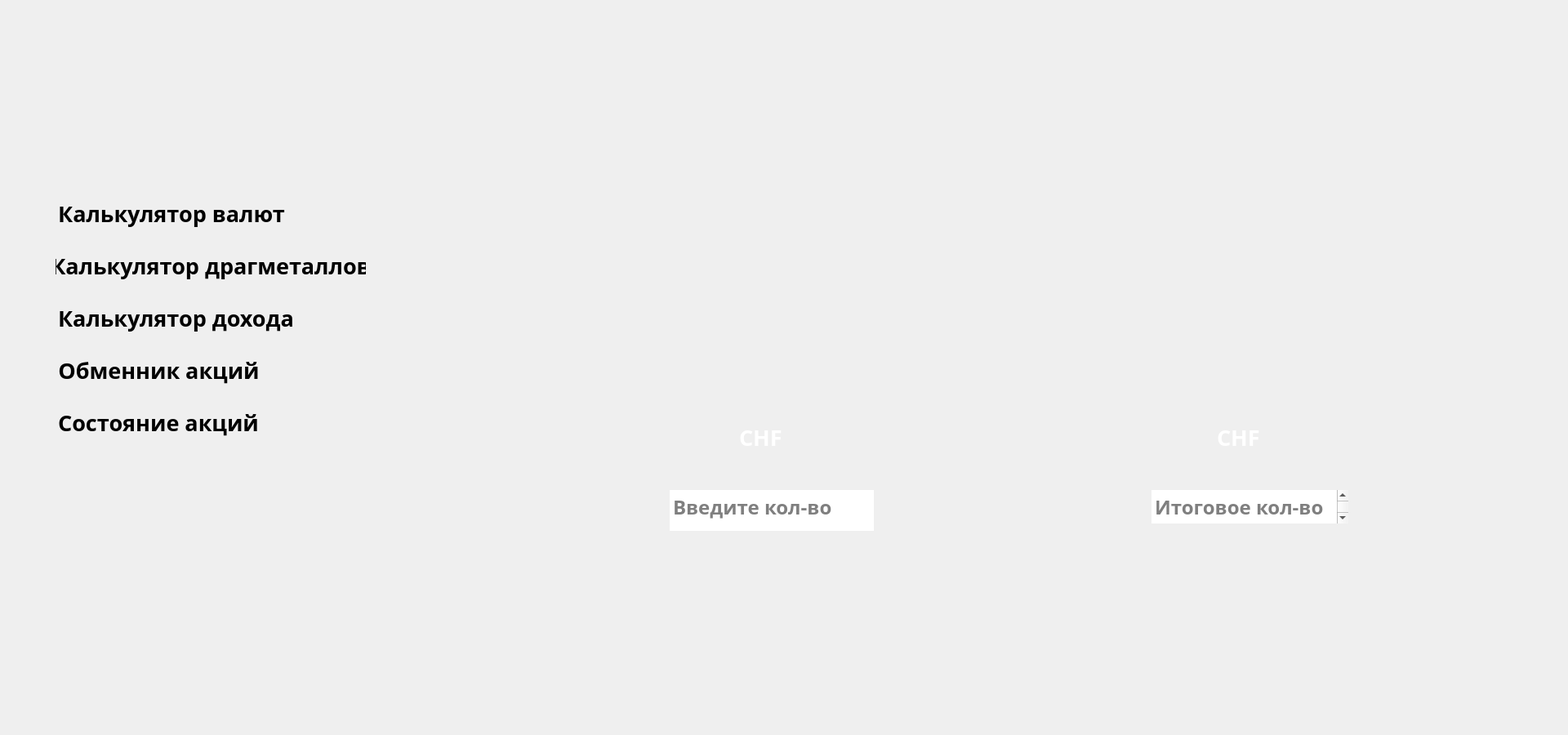
<?xml version="1.0" encoding="UTF-8"?>
<ui version="4.0">
 <class>MainWindow</class>
 <widget class="QMainWindow" name="MainWindow">
  <property name="geometry">
   <rect>
    <x>0</x>
    <y>0</y>
    <width>1920</width>
    <height>900</height>
   </rect>
  </property>
  <property name="windowTitle">
   <string>MainWindow</string>
  </property>
  <widget class="QWidget" name="centralwidget">
   <widget class="QComboBox" name="comboBox">
    <property name="geometry">
     <rect>
      <x>850</x>
      <y>510</y>
      <width>169</width>
      <height>51</height>
     </rect>
    </property>
    <property name="font">
     <font>
      <family>HelveticaNeueCyr</family>
      <pointsize>20</pointsize>
      <bold>true</bold>
     </font>
    </property>
    <property name="cursor">
     <cursorShape>PointingHandCursor</cursorShape>
    </property>
    <property name="acceptDrops">
     <bool>false</bool>
    </property>
    <property name="autoFillBackground">
     <bool>false</bool>
    </property>
    <property name="styleSheet">
     <string notr="true">QComboBox {
	border: 1px;
	background-color: rgba(255, 255, 255, 0);
	padding: 1px 1px 1px 55px;
	min-width: 6em;
	color: rgb(255, 255, 255);
}
QComboBox::drop-down {
	subcontrol-origin: padding;
	subcontrol-position: top right;
	width: 50px;
	border-top-right-radius: 1px;
	border-bottom-right-radius: 1px;
}
QComboBox::down-arrow {
	
	image: url(:/new/prefix1/images/arrow.svg);
}
 
QComboBox QAbstractItemView{
	background-color: rgba(255, 255, 255, 0);
	
	color: rgb(255, 255, 255);
 
	selection-background-color: rgb(255, 255, 255);
	selection-color: #4f4f4f;
}</string>
    </property>
    <property name="editable">
     <bool>false</bool>
    </property>
    <property name="currentText">
     <string>CHF</string>
    </property>
    <property name="iconSize">
     <size>
      <width>16</width>
      <height>16</height>
     </size>
    </property>
    <property name="placeholderText">
     <string/>
    </property>
    <property name="frame">
     <bool>true</bool>
    </property>
    <item>
     <property name="text">
      <string>CHF</string>
     </property>
    </item>
    <item>
     <property name="text">
      <string>EUR</string>
     </property>
    </item>
    <item>
     <property name="text">
      <string>USD</string>
     </property>
    </item>
    <item>
     <property name="text">
      <string>CNY</string>
     </property>
    </item>
    <item>
     <property name="text">
      <string>AED</string>
     </property>
    </item>
    <item>
     <property name="text">
      <string>GBP</string>
     </property>
    </item>
   </widget>
   <widget class="QLabel" name="label">
    <property name="geometry">
     <rect>
      <x>0</x>
      <y>10</y>
      <width>548</width>
      <height>1048</height>
     </rect>
    </property>
    <property name="text">
     <string/>
    </property>
    <property name="pixmap">
     <pixmap resource="res.qrc">:/new/prefix1/images/LEFT PANEL.svg</pixmap>
    </property>
    <property name="scaledContents">
     <bool>true</bool>
    </property>
    <property name="wordWrap">
     <bool>false</bool>
    </property>
   </widget>
   <widget class="QTextEdit" name="textEdit_2">
    <property name="geometry">
     <rect>
      <x>1410</x>
      <y>600</y>
      <width>241</width>
      <height>41</height>
     </rect>
    </property>
    <property name="font">
     <font>
      <family>HelveticaNeueCyr</family>
      <pointsize>18</pointsize>
      <bold>true</bold>
     </font>
    </property>
    <property name="frameShape">
     <enum>QFrame::NoFrame</enum>
    </property>
    <property name="readOnly">
     <bool>false</bool>
    </property>
    <property name="html">
     <string>&lt;!DOCTYPE HTML PUBLIC &quot;-//W3C//DTD HTML 4.0//EN&quot; &quot;http://www.w3.org/TR/REC-html40/strict.dtd&quot;&gt;
&lt;html&gt;&lt;head&gt;&lt;meta name=&quot;qrichtext&quot; content=&quot;1&quot; /&gt;&lt;meta charset=&quot;utf-8&quot; /&gt;&lt;style type=&quot;text/css&quot;&gt;
p, li { white-space: pre-wrap; }
hr { height: 1px; border-width: 0; }
li.unchecked::marker { content: &quot;\2610&quot;; }
li.checked::marker { content: &quot;\2612&quot;; }
&lt;/style&gt;&lt;/head&gt;&lt;body style=&quot; font-family:'HelveticaNeueCyr'; font-size:18pt; font-weight:700; font-style:normal;&quot;&gt;
&lt;p align=&quot;center&quot; style=&quot;-qt-paragraph-type:empty; margin-top:5px; margin-bottom:0px; margin-left:0px; margin-right:0px; -qt-block-indent:0; text-indent:0px;&quot;&gt;&lt;br /&gt;&lt;/p&gt;&lt;/body&gt;&lt;/html&gt;</string>
    </property>
    <property name="overwriteMode">
     <bool>false</bool>
    </property>
    <property name="acceptRichText">
     <bool>false</bool>
    </property>
    <property name="textInteractionFlags">
     <set>Qt::TextEditorInteraction</set>
    </property>
    <property name="placeholderText">
     <string>Итоговое кол-во</string>
    </property>
   </widget>
   <widget class="QWidget" name="horizontalLayoutWidget">
    <property name="geometry">
     <rect>
      <x>0</x>
      <y>0</y>
      <width>549</width>
      <height>1012</height>
     </rect>
    </property>
    <layout class="QHBoxLayout" name="horizontalLayout_2">
     <property name="spacing">
      <number>0</number>
     </property>
     <item>
      <layout class="QVBoxLayout" name="verticalLayout_2">
       <property name="spacing">
        <number>0</number>
       </property>
       <property name="sizeConstraint">
        <enum>QLayout::SetDefaultConstraint</enum>
       </property>
       <property name="leftMargin">
        <number>67</number>
       </property>
       <property name="topMargin">
        <number>225</number>
       </property>
       <property name="rightMargin">
        <number>100</number>
       </property>
       <property name="bottomMargin">
        <number>455</number>
       </property>
       <item alignment="Qt::AlignLeft">
        <widget class="QPushButton" name="pushButton_4">
         <property name="font">
          <font>
           <family>HelveticaNeueCyr</family>
           <pointsize>20</pointsize>
           <bold>true</bold>
           <kerning>true</kerning>
          </font>
         </property>
         <property name="text">
          <string>Калькулятор валют</string>
         </property>
         <property name="default">
          <bool>false</bool>
         </property>
         <property name="flat">
          <bool>true</bool>
         </property>
        </widget>
       </item>
       <item>
        <spacer name="verticalSpacer_5">
         <property name="orientation">
          <enum>Qt::Vertical</enum>
         </property>
         <property name="sizeType">
          <enum>QSizePolicy::Fixed</enum>
         </property>
         <property name="sizeHint" stdset="0">
          <size>
           <width>20</width>
           <height>5</height>
          </size>
         </property>
        </spacer>
       </item>
       <item alignment="Qt::AlignLeft">
        <widget class="QPushButton" name="pushButton_7">
         <property name="font">
          <font>
           <family>HelveticaNeueCyr</family>
           <pointsize>20</pointsize>
           <bold>true</bold>
          </font>
         </property>
         <property name="text">
          <string>Калькулятор драгметаллов</string>
         </property>
         <property name="default">
          <bool>false</bool>
         </property>
         <property name="flat">
          <bool>true</bool>
         </property>
        </widget>
       </item>
       <item>
        <spacer name="verticalSpacer_6">
         <property name="orientation">
          <enum>Qt::Vertical</enum>
         </property>
         <property name="sizeType">
          <enum>QSizePolicy::Fixed</enum>
         </property>
         <property name="sizeHint" stdset="0">
          <size>
           <width>10</width>
           <height>5</height>
          </size>
         </property>
        </spacer>
       </item>
       <item alignment="Qt::AlignLeft">
        <widget class="QPushButton" name="pushButton_8">
         <property name="font">
          <font>
           <family>HelveticaNeueCyr</family>
           <pointsize>20</pointsize>
           <bold>true</bold>
          </font>
         </property>
         <property name="text">
          <string>Калькулятор дохода</string>
         </property>
         <property name="flat">
          <bool>true</bool>
         </property>
        </widget>
       </item>
       <item>
        <spacer name="verticalSpacer_7">
         <property name="orientation">
          <enum>Qt::Vertical</enum>
         </property>
         <property name="sizeType">
          <enum>QSizePolicy::Fixed</enum>
         </property>
         <property name="sizeHint" stdset="0">
          <size>
           <width>20</width>
           <height>5</height>
          </size>
         </property>
        </spacer>
       </item>
       <item alignment="Qt::AlignLeft">
        <widget class="QPushButton" name="pushButton_9">
         <property name="font">
          <font>
           <family>HelveticaNeueCyr</family>
           <pointsize>20</pointsize>
           <bold>true</bold>
          </font>
         </property>
         <property name="layoutDirection">
          <enum>Qt::LeftToRight</enum>
         </property>
         <property name="text">
          <string>Обменник акций</string>
         </property>
         <property name="flat">
          <bool>true</bool>
         </property>
        </widget>
       </item>
       <item>
        <spacer name="verticalSpacer_8">
         <property name="orientation">
          <enum>Qt::Vertical</enum>
         </property>
         <property name="sizeType">
          <enum>QSizePolicy::Fixed</enum>
         </property>
         <property name="sizeHint" stdset="0">
          <size>
           <width>20</width>
           <height>5</height>
          </size>
         </property>
        </spacer>
       </item>
       <item alignment="Qt::AlignLeft">
        <widget class="QPushButton" name="pushButton_10">
         <property name="font">
          <font>
           <family>HelveticaNeueCyr</family>
           <pointsize>20</pointsize>
           <bold>true</bold>
          </font>
         </property>
         <property name="text">
          <string>Состояние акций</string>
         </property>
         <property name="flat">
          <bool>true</bool>
         </property>
        </widget>
       </item>
      </layout>
     </item>
    </layout>
   </widget>
   <widget class="QPushButton" name="pushButton_11">
    <property name="geometry">
     <rect>
      <x>1180</x>
      <y>590</y>
      <width>121</width>
      <height>61</height>
     </rect>
    </property>
    <property name="cursor">
     <cursorShape>PointingHandCursor</cursorShape>
    </property>
    <property name="autoFillBackground">
     <bool>false</bool>
    </property>
    <property name="styleSheet">
     <string notr="true">background-color: rgba(255, 255, 255, 0);
border: none;</string>
    </property>
    <property name="text">
     <string/>
    </property>
   </widget>
   <widget class="QComboBox" name="comboBox_2">
    <property name="enabled">
     <bool>true</bool>
    </property>
    <property name="geometry">
     <rect>
      <x>1450</x>
      <y>510</y>
      <width>152</width>
      <height>51</height>
     </rect>
    </property>
    <property name="font">
     <font>
      <family>HelveticaNeueCyr</family>
      <pointsize>20</pointsize>
      <bold>true</bold>
     </font>
    </property>
    <property name="cursor">
     <cursorShape>PointingHandCursor</cursorShape>
    </property>
    <property name="styleSheet">
     <string notr="true">QComboBox {
	border: 1px;
	background-color: rgba(255, 255, 255, 0);
	padding: 1px 1px 1px 40px;
	min-width: 6em;
	color: rgb(255, 255, 255);
}
QComboBox::drop-down {
	subcontrol-origin: padding;
	subcontrol-position: top right;
	width: 50px;
	border-top-right-radius: 1px;
	border-bottom-right-radius: 1px;
}
QComboBox::down-arrow {
	
	image: url(:/new/prefix1/images/arrow.svg);
}
 
QComboBox QAbstractItemView{
	background-color: rgba(255, 255, 255, 0);
	
	color: rgb(255, 255, 255);
 
	selection-background-color: rgb(255, 255, 255);
	selection-color: #4f4f4f;
}</string>
    </property>
    <property name="currentText">
     <string>CHF</string>
    </property>
    <property name="placeholderText">
     <string/>
    </property>
    <property name="frame">
     <bool>true</bool>
    </property>
    <item>
     <property name="text">
      <string>CHF</string>
     </property>
    </item>
    <item>
     <property name="text">
      <string>EUR</string>
     </property>
    </item>
    <item>
     <property name="text">
      <string>USD</string>
     </property>
    </item>
    <item>
     <property name="text">
      <string>CNY</string>
     </property>
    </item>
    <item>
     <property name="text">
      <string>AED</string>
     </property>
    </item>
    <item>
     <property name="text">
      <string>GBP</string>
     </property>
    </item>
   </widget>
   <widget class="QLabel" name="label_2">
    <property name="geometry">
     <rect>
      <x>548</x>
      <y>0</y>
      <width>1378</width>
      <height>1028</height>
     </rect>
    </property>
    <property name="text">
     <string/>
    </property>
    <property name="pixmap">
     <pixmap resource="res.qrc">:/new/prefix1/images/DRAG_KALK.svg</pixmap>
    </property>
    <property name="scaledContents">
     <bool>true</bool>
    </property>
   </widget>
   <widget class="QTextEdit" name="textEdit">
    <property name="geometry">
     <rect>
      <x>820</x>
      <y>600</y>
      <width>250</width>
      <height>50</height>
     </rect>
    </property>
    <property name="font">
     <font>
      <family>HelveticaNeueCyr</family>
      <pointsize>18</pointsize>
      <bold>true</bold>
     </font>
    </property>
    <property name="frameShape">
     <enum>QFrame::NoFrame</enum>
    </property>
    <property name="frameShadow">
     <enum>QFrame::Sunken</enum>
    </property>
    <property name="readOnly">
     <bool>false</bool>
    </property>
    <property name="markdown">
     <string/>
    </property>
    <property name="html">
     <string>&lt;!DOCTYPE HTML PUBLIC &quot;-//W3C//DTD HTML 4.0//EN&quot; &quot;http://www.w3.org/TR/REC-html40/strict.dtd&quot;&gt;
&lt;html&gt;&lt;head&gt;&lt;meta name=&quot;qrichtext&quot; content=&quot;1&quot; /&gt;&lt;meta charset=&quot;utf-8&quot; /&gt;&lt;style type=&quot;text/css&quot;&gt;
p, li { white-space: pre-wrap; }
hr { height: 1px; border-width: 0; }
li.unchecked::marker { content: &quot;\2610&quot;; }
li.checked::marker { content: &quot;\2612&quot;; }
&lt;/style&gt;&lt;/head&gt;&lt;body style=&quot; font-family:'HelveticaNeueCyr'; font-size:18pt; font-weight:700; font-style:normal;&quot;&gt;
&lt;p align=&quot;center&quot; style=&quot;-qt-paragraph-type:empty; margin-top:0px; margin-bottom:0px; margin-left:0px; margin-right:0px; -qt-block-indent:0; text-indent:0px;&quot;&gt;&lt;br /&gt;&lt;/p&gt;&lt;/body&gt;&lt;/html&gt;</string>
    </property>
    <property name="overwriteMode">
     <bool>false</bool>
    </property>
    <property name="acceptRichText">
     <bool>false</bool>
    </property>
    <property name="textInteractionFlags">
     <set>Qt::TextEditorInteraction</set>
    </property>
    <property name="placeholderText">
     <string>Введите кол-во</string>
    </property>
   </widget>
   <zorder>label_2</zorder>
   <zorder>comboBox</zorder>
   <zorder>label</zorder>
   <zorder>textEdit_2</zorder>
   <zorder>horizontalLayoutWidget</zorder>
   <zorder>pushButton_11</zorder>
   <zorder>comboBox_2</zorder>
   <zorder>textEdit</zorder>
  </widget>
 </widget>
 <resources>
  <include location="res.qrc"/>
 </resources>
 <connections/>
</ui>
